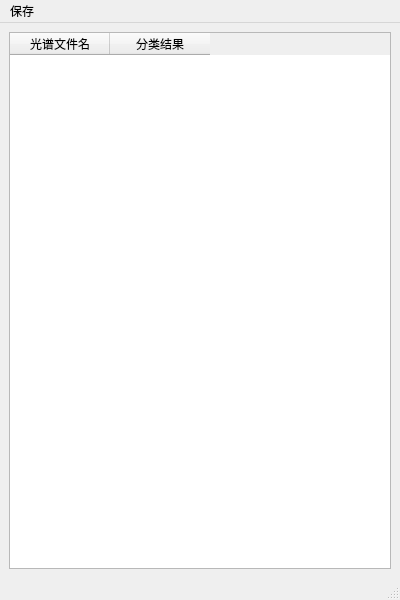
<?xml version="1.0" encoding="UTF-8"?>
<ui version="4.0">
 <class>ShowResultWindow</class>
 <widget class="QMainWindow" name="ShowResultWindow">
  <property name="geometry">
   <rect>
    <x>0</x>
    <y>0</y>
    <width>400</width>
    <height>600</height>
   </rect>
  </property>
  <property name="windowTitle">
   <string>MainWindow</string>
  </property>
  <widget class="QWidget" name="centralwidget">
   <layout class="QVBoxLayout" name="verticalLayout">
    <item>
     <widget class="QTableWidget" name="preresWidget">
      <column>
       <property name="text">
        <string>光谱文件名</string>
       </property>
      </column>
      <column>
       <property name="text">
        <string>分类结果</string>
       </property>
      </column>
     </widget>
    </item>
   </layout>
  </widget>
  <widget class="QMenuBar" name="menubar">
   <property name="geometry">
    <rect>
     <x>0</x>
     <y>0</y>
     <width>400</width>
     <height>26</height>
    </rect>
   </property>
   <widget class="QMenu" name="menu">
    <property name="title">
     <string>保存</string>
    </property>
    <addaction name="actionsave"/>
    <addaction name="actionsaveAs"/>
   </widget>
   <addaction name="menu"/>
  </widget>
  <widget class="QStatusBar" name="statusbar"/>
  <action name="actionsave">
   <property name="text">
    <string>保存</string>
   </property>
   <property name="shortcut">
    <string>Ctrl+S</string>
   </property>
  </action>
  <action name="actionsaveAs">
   <property name="text">
    <string>另存为</string>
   </property>
   <property name="shortcut">
    <string>Ctrl+A</string>
   </property>
  </action>
 </widget>
 <resources/>
 <connections/>
</ui>
